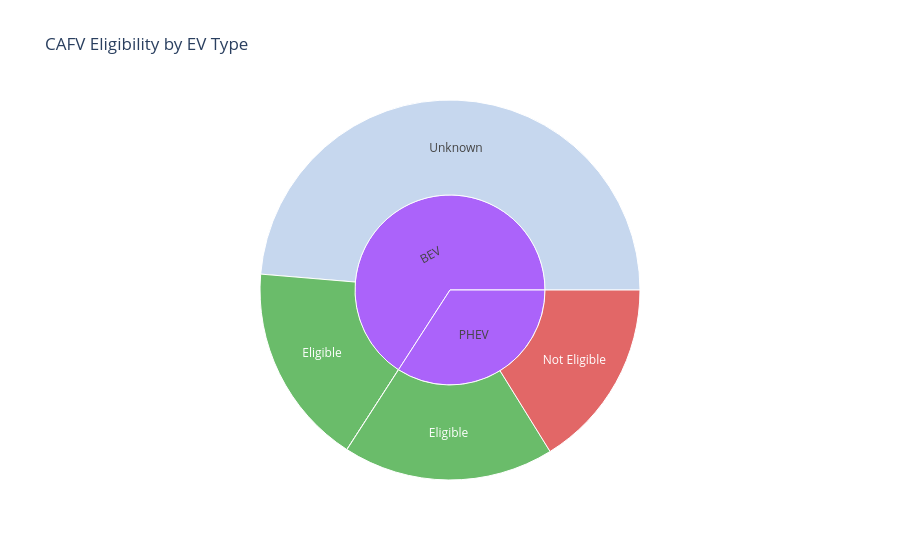

Write notebook code for a chart like this one.
### Code cell
viz.plot_cafv_sunburst(df)

### Figure 1 — Plotly figure (JSON) as saved in the notebook; plotly's stock layout.template omitted (floating-point values rounded to 4 significant figures)
{"data": [{"branchvalues": "total", "customdata": [["Eligible"], ["Not Eligible"], ["Eligible"], ["Unknown"], ["Not Eligible"], ["(?)"], ["(?)"]], "domain": {"x": [0, 1], "y": [0, 1]}, "hovertemplate": "labels=%{label}<br>Count=%{value}<br>parent=%{parent}<br>id=%{id}<br>CAFV=%{customdata[0]}<extra></extra>", "ids": ["BEV/Eligible", "PHEV/Not Eligible", "PHEV/Eligible", "BEV/Unknown", "BEV/Not Eligible", "BEV", "PHEV"], "labels": ["Eligible", "Not Eligible", "Eligible", "Unknown", "Not Eligible", "BEV", "PHEV"], "marker": {"colors": ["#2ca02c", "#d62728", "#2ca02c", "#aec7e8", "#d62728", "#ab63fa", "#ab63fa"]}, "name": "", "parents": ["BEV", "PHEV", "PHEV", "BEV", "BEV", "", ""], "type": "sunburst", "values": [14016, 13180, 14638, 39670, 9, 53695, 27818]}], "layout": {"legend": {"tracegroupgap": 0}, "title": {"text": "CAFV Eligibility by EV Type"}}}
